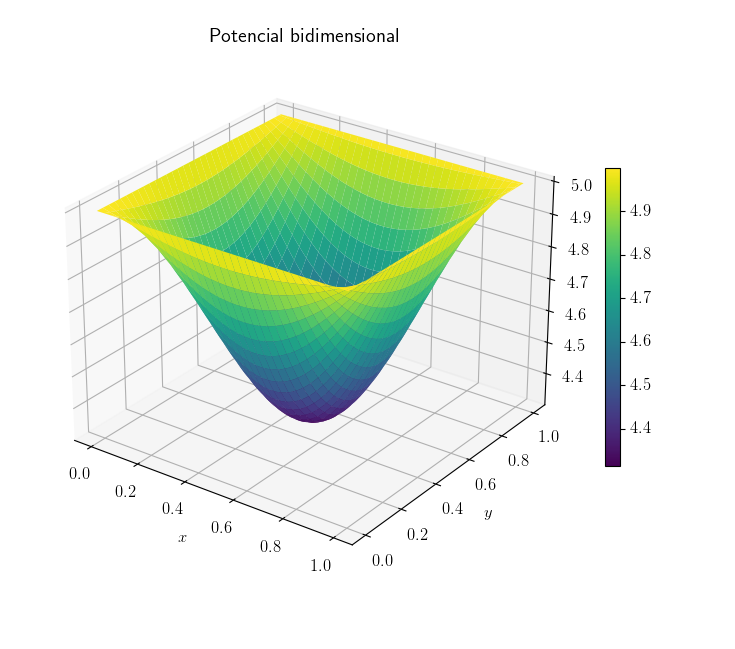

Source code (Python):
# --------------------------------LAPLACE-2D----------------------------------------
# un script de python que resuelve la ecuación de Laplace ∇^2 V = 0 en dos dimensiones
# V(x_i,y_j) para (x_i,y_j) ∈ [0,Lx]x[0,Ly] con una discretización x_{i+1} = x_i + h, y_{j+1} = y_j + h
# ---------------------------------------------------------------------------------#

# libreria con arreglos y funciones matemáticas
import numpy as np
# librería para gŕaficos
import matplotlib.pyplot as plt
from mpl_toolkits import mplot3d 

# libreria para copiar objetos sin referenciar
from copy import deepcopy

# configuración del texto de las gráficas
# comente si no tiene una distribución de latex instalada
from matplotlib import rc
rc('text', usetex=True)
rc('font', size=12)
rc('legend', fontsize=10)
rc('text.latex', preamble=r'\usepackage[OT1]{fontenc}')

# Condiciones del problema
# Dominio
Lx = 1.
Ly = 1.
# Discretización
# número de nodos N y separación entre puntos h
h = 1E-2
N = int(Lx / h) + 1
# arreglo con los valores de las coordenadas de cada nodo
# x = np.arange(0,Lx+h,h)
# y = np.arange(0,Ly+h,h)
x = Lx * np.linspace(0,1,N)
y = Ly * np.linspace(0,1,N)
# Creación e inicialización de dos arreglos para 
# el cálculo de potencial V^VIEJO y V^NUEVO
# considerando x -> i (fila), y->j (columna)
V_V = np.zeros((N,N))
V_N = np.zeros((N,N))
# Condiciones de borde
# x = 0, ∀y 
V_N[0,:] = 5.
V_V[0,:] = 5.
# x = Lx, ∀y 
V_N[N-1,:] = 5.
V_V[N-1,:] = 5.
# y = 0, ∀x 
V_N[:,0] = 5.
V_V[:,0] = 5.
# x = 0, ∀y 
V_N[:,N-1] = 5.
V_V[:,N-1] = 5.
# Condiciones de convergencia
# número máximo de iteraciones
n_iter = 5000
# tolerancia para s = |V^NUEVO - V^VIEJO| < ϵ
e = 1E-3
# valores iniciales
n = 0
# Ciclo para calcular la solución
while True:
    # Recorremos cada nodo interior del dominio
    for i in range(1,N-1):
        for j in range(1,N-1):
            # y calculamos su nuevo valor
            V_N[i,j] = (1./4.) * (V_V[i-1,j] + V_V[i+1,j] + V_V[i,j-1] + V_V[i,j+1])
    # obtenemos la diferencia entre el valor nuevo y viejo del potencial
    s = np.linalg.norm(V_N - V_V)
    # si esta es menor a la tolerancia considerada
    if s < e:
        # detenemos las iteraciones
        break
    else:
        # actualizamos el potencial para la próxima iteración
        V_V = deepcopy(V_N)
    # contamos el número de iteración
    n = n + 1
    # control alternativo, número de iteraciones
    if n > n_iter:
        break

# mensaje informativo
print(f"{n} iteraciones realizadas ")
print(f"La diferencia entre soluciones consecutivas es del orden de O(10^{int(np.log10(s))})")

X, Y = np.meshgrid(x,y)
# Gráfica de la solución en 2D
fig, eje = plt.subplots(figsize=(10, 8))
cf = eje.contourf(X, Y, V_N, levels=20, cmap='viridis')
cs = eje.contour(X, Y, V_N, levels=20, colors='white', linewidths=0.5)
eje.clabel(cs, inline=True, fontsize=8)
plt.colorbar(cf)
plt.title(r"Potencial bidimensional")
plt.xlabel(r"$x$")
plt.ylabel(r"$y$")
plt.show()

# Gráfica de la solución en 3D
fig = plt.figure()
eje = plt.axes(projection='3d')
sup = eje.plot_surface(X, Y, V_N, cmap='viridis')
fig.colorbar(sup, ax = eje, shrink = 0.5)
eje.set_title(r"Potencial bidimensional")
eje.set_xlabel(r"$x$")
eje.set_ylabel(r"$y$")
plt.show()
